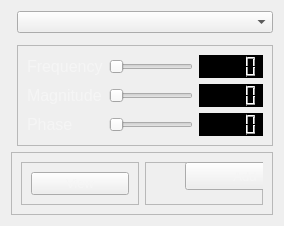
      <widget class="QWidget" name="tab">
       <attribute name="title">
        <string>Composer</string>
       </attribute>
       <layout class="QGridLayout" name="gridLayout">
        <item row="1" column="1">
         <widget class="PlotWidget" name="graph1composer" native="true">
          <property name="sizePolicy">
           <sizepolicy hsizetype="MinimumExpanding" vsizetype="Preferred">
            <horstretch>0</horstretch>
            <verstretch>0</verstretch>
           </sizepolicy>
          </property>
         </widget>
        </item>
        <item row="2" column="1">
         <widget class="QFrame" name="frame_5">
          <property name="maximumSize">
           <size>
            <width>16777215</width>
            <height>170</height>
           </size>
          </property>
          <property name="frameShape">
           <enum>QFrame::StyledPanel</enum>
          </property>
          <property name="frameShadow">
           <enum>QFrame::Raised</enum>
          </property>
          <layout class="QGridLayout" name="gridLayout_2">
           <item row="0" column="0">
            <widget class="QLabel" name="label_3">
             <property name="palette">
              <palette>
               <active>
                <colorrole role="WindowText">
                 <brush brushstyle="SolidPattern">
                  <color alpha="255">
                   <red>245</red>
                   <green>245</green>
                   <blue>245</blue>
                  </color>
                 </brush>
                </colorrole>
                <colorrole role="Text">
                 <brush brushstyle="SolidPattern">
                  <color alpha="255">
                   <red>245</red>
                   <green>245</green>
                   <blue>245</blue>
                  </color>
                 </brush>
                </colorrole>
                <colorrole role="PlaceholderText">
                 <brush brushstyle="SolidPattern">
                  <color alpha="128">
                   <red>245</red>
                   <green>245</green>
                   <blue>245</blue>
                  </color>
                 </brush>
                </colorrole>
               </active>
               <inactive>
                <colorrole role="WindowText">
                 <brush brushstyle="SolidPattern">
                  <color alpha="255">
                   <red>245</red>
                   <green>245</green>
                   <blue>245</blue>
                  </color>
                 </brush>
                </colorrole>
                <colorrole role="Text">
                 <brush brushstyle="SolidPattern">
                  <color alpha="255">
                   <red>245</red>
                   <green>245</green>
                   <blue>245</blue>
                  </color>
                 </brush>
                </colorrole>
                <colorrole role="PlaceholderText">
                 <brush brushstyle="SolidPattern">
                  <color alpha="128">
                   <red>245</red>
                   <green>245</green>
                   <blue>245</blue>
                  </color>
                 </brush>
                </colorrole>
               </inactive>
               <disabled>
                <colorrole role="WindowText">
                 <brush brushstyle="SolidPattern">
                  <color alpha="255">
                   <red>120</red>
                   <green>120</green>
                   <blue>120</blue>
                  </color>
                 </brush>
                </colorrole>
                <colorrole role="Text">
                 <brush brushstyle="SolidPattern">
                  <color alpha="255">
                   <red>120</red>
                   <green>120</green>
                   <blue>120</blue>
                  </color>
                 </brush>
                </colorrole>
                <colorrole role="PlaceholderText">
                 <brush brushstyle="SolidPattern">
                  <color alpha="128">
                   <red>0</red>
                   <green>0</green>
                   <blue>0</blue>
                  </color>
                 </brush>
                </colorrole>
               </disabled>
              </palette>
             </property>
             <property name="font">
              <font>
               <pointsize>12</pointsize>
              </font>
             </property>
             <property name="text">
              <string>Frequency</string>
             </property>
            </widget>
           </item>
           <item row="0" column="1">
            <widget class="QSlider" name="frequencySliderComposer">
             <property name="orientation">
              <enum>Qt::Horizontal</enum>
             </property>
            </widget>
           </item>
           <item row="0" column="2">
            <widget class="QLCDNumber" name="frequencyBoxComposer">
             <property name="styleSheet">
              <string notr="true">QLCDNumber{
    color: rgb(255, 255, 255);    
    background-color: rgb(0, 0, 0);
}</string>
             </property>
            </widget>
           </item>
           <item row="1" column="0">
            <widget class="QLabel" name="label_4">
             <property name="palette">
              <palette>
               <active>
                <colorrole role="WindowText">
                 <brush brushstyle="SolidPattern">
                  <color alpha="255">
                   <red>245</red>
                   <green>245</green>
                   <blue>245</blue>
                  </color>
                 </brush>
                </colorrole>
                <colorrole role="Text">
                 <brush brushstyle="SolidPattern">
                  <color alpha="255">
                   <red>245</red>
                   <green>245</green>
                   <blue>245</blue>
                  </color>
                 </brush>
                </colorrole>
                <colorrole role="PlaceholderText">
                 <brush brushstyle="SolidPattern">
                  <color alpha="128">
                   <red>245</red>
                   <green>245</green>
                   <blue>245</blue>
                  </color>
                 </brush>
                </colorrole>
               </active>
               <inactive>
                <colorrole role="WindowText">
                 <brush brushstyle="SolidPattern">
                  <color alpha="255">
                   <red>245</red>
                   <green>245</green>
                   <blue>245</blue>
                  </color>
                 </brush>
                </colorrole>
                <colorrole role="Text">
                 <brush brushstyle="SolidPattern">
                  <color alpha="255">
                   <red>245</red>
                   <green>245</green>
                   <blue>245</blue>
                  </color>
                 </brush>
                </colorrole>
                <colorrole role="PlaceholderText">
                 <brush brushstyle="SolidPattern">
                  <color alpha="128">
                   <red>245</red>
                   <green>245</green>
                   <blue>245</blue>
                  </color>
                 </brush>
                </colorrole>
               </inactive>
               <disabled>
                <colorrole role="WindowText">
                 <brush brushstyle="SolidPattern">
                  <color alpha="255">
                   <red>120</red>
                   <green>120</green>
                   <blue>120</blue>
                  </color>
                 </brush>
                </colorrole>
                <colorrole role="Text">
                 <brush brushstyle="SolidPattern">
                  <color alpha="255">
                   <red>120</red>
                   <green>120</green>
                   <blue>120</blue>
                  </color>
                 </brush>
                </colorrole>
                <colorrole role="PlaceholderText">
                 <brush brushstyle="SolidPattern">
                  <color alpha="128">
                   <red>0</red>
                   <green>0</green>
                   <blue>0</blue>
                  </color>
                 </brush>
                </colorrole>
               </disabled>
              </palette>
             </property>
             <property name="font">
              <font>
               <pointsize>12</pointsize>
              </font>
             </property>
             <property name="text">
              <string>Magnitude</string>
             </property>
            </widget>
           </item>
           <item row="1" column="1">
            <widget class="QSlider" name="magnitudeSliderComposer">
             <property name="orientation">
              <enum>Qt::Horizontal</enum>
             </property>
            </widget>
           </item>
           <item row="1" column="2">
            <widget class="QLCDNumber" name="magnitudeBoxComposer">
             <property name="styleSheet">
              <string notr="true">QLCDNumber{
    color: rgb(255, 255, 255);    
    background-color: rgb(0, 0, 0);
}</string>
             </property>
            </widget>
           </item>
           <item row="2" column="0">
            <widget class="QLabel" name="label_5">
             <property name="palette">
              <palette>
               <active>
                <colorrole role="WindowText">
                 <brush brushstyle="SolidPattern">
                  <color alpha="255">
                   <red>245</red>
                   <green>245</green>
                   <blue>245</blue>
                  </color>
                 </brush>
                </colorrole>
                <colorrole role="Text">
                 <brush brushstyle="SolidPattern">
                  <color alpha="255">
                   <red>245</red>
                   <green>245</green>
                   <blue>245</blue>
                  </color>
                 </brush>
                </colorrole>
                <colorrole role="PlaceholderText">
                 <brush brushstyle="SolidPattern">
                  <color alpha="128">
                   <red>245</red>
                   <green>245</green>
                   <blue>245</blue>
                  </color>
                 </brush>
                </colorrole>
               </active>
               <inactive>
                <colorrole role="WindowText">
                 <brush brushstyle="SolidPattern">
                  <color alpha="255">
                   <red>245</red>
                   <green>245</green>
                   <blue>245</blue>
                  </color>
                 </brush>
                </colorrole>
                <colorrole role="Text">
                 <brush brushstyle="SolidPattern">
                  <color alpha="255">
                   <red>245</red>
                   <green>245</green>
                   <blue>245</blue>
                  </color>
                 </brush>
                </colorrole>
                <colorrole role="PlaceholderText">
                 <brush brushstyle="SolidPattern">
                  <color alpha="128">
                   <red>245</red>
                   <green>245</green>
                   <blue>245</blue>
                  </color>
                 </brush>
                </colorrole>
               </inactive>
               <disabled>
                <colorrole role="WindowText">
                 <brush brushstyle="SolidPattern">
                  <color alpha="255">
                   <red>120</red>
                   <green>120</green>
                   <blue>120</blue>
                  </color>
                 </brush>
                </colorrole>
                <colorrole role="Text">
                 <brush brushstyle="SolidPattern">
                  <color alpha="255">
                   <red>120</red>
                   <green>120</green>
                   <blue>120</blue>
                  </color>
                 </brush>
                </colorrole>
                <colorrole role="PlaceholderText">
                 <brush brushstyle="SolidPattern">
                  <color alpha="128">
                   <red>0</red>
                   <green>0</green>
                   <blue>0</blue>
                  </color>
                 </brush>
                </colorrole>
               </disabled>
              </palette>
             </property>
             <property name="font">
              <font>
               <pointsize>12</pointsize>
              </font>
             </property>
             <property name="text">
              <string>Phase</string>
             </property>
            </widget>
           </item>
           <item row="2" column="1">
            <widget class="QSlider" name="phaseSliderComposer">
             <property name="orientation">
              <enum>Qt::Horizontal</enum>
             </property>
            </widget>
           </item>
           <item row="2" column="2">
            <widget class="QLCDNumber" name="phaseBoxComposer">
             <property name="styleSheet">
              <string notr="true">QLCDNumber{
    color: rgb(255, 255, 255);    
    background-color: rgb(0, 0, 0);
}</string>
             </property>
            </widget>
           </item>
          </layout>
         </widget>
        </item>
        <item row="1" column="0" rowspan="2">
         <widget class="PlotWidget" name="graph2Composer" native="true">
          <property name="sizePolicy">
           <sizepolicy hsizetype="MinimumExpanding" vsizetype="Preferred">
            <horstretch>0</horstretch>
            <verstretch>0</verstretch>
           </sizepolicy>
          </property>
         </widget>
        </item>
        <item row="0" column="1">
         <widget class="QComboBox" name="signalsBoxComposer">
          <property name="maximumSize">
           <size>
            <width>300</width>
            <height>16777215</height>
           </size>
          </property>
         </widget>
        </item>
        <item row="3" column="0" colspan="2">
         <widget class="QFrame" name="frame_4">
          <property name="maximumSize">
           <size>
            <width>16777215</width>
            <height>70</height>
           </size>
          </property>
          <property name="frameShape">
           <enum>QFrame::StyledPanel</enum>
          </property>
          <property name="frameShadow">
           <enum>QFrame::Raised</enum>
          </property>
          <layout class="QGridLayout" name="gridLayout_3">
           <item row="1" column="1">
            <widget class="QFrame" name="frame_6">
             <property name="maximumSize">
              <size>
               <width>550</width>
               <height>16777215</height>
              </size>
             </property>
             <property name="layoutDirection">
              <enum>Qt::LeftToRight</enum>
             </property>
             <property name="frameShape">
              <enum>QFrame::StyledPanel</enum>
             </property>
             <property name="frameShadow">
              <enum>QFrame::Raised</enum>
             </property>
             <widget class="QPushButton" name="deleteButtonComposer">
              <property name="geometry">
               <rect>
                <x>310</x>
                <y>0</y>
                <width>120</width>
                <height>28</height>
               </rect>
              </property>
              <property name="maximumSize">
               <size>
                <width>120</width>
                <height>16777215</height>
               </size>
              </property>
              <property name="palette">
               <palette>
                <active>
                 <colorrole role="ButtonText">
                  <brush brushstyle="SolidPattern">
                   <color alpha="255">
                    <red>245</red>
                    <green>245</green>
                    <blue>245</blue>
                   </color>
                  </brush>
                 </colorrole>
                </active>
                <inactive>
                 <colorrole role="ButtonText">
                  <brush brushstyle="SolidPattern">
                   <color alpha="255">
                    <red>245</red>
                    <green>245</green>
                    <blue>245</blue>
                   </color>
                  </brush>
                 </colorrole>
                </inactive>
                <disabled>
                 <colorrole role="ButtonText">
                  <brush brushstyle="SolidPattern">
                   <color alpha="255">
                    <red>120</red>
                    <green>120</green>
                    <blue>120</blue>
                   </color>
                  </brush>
                 </colorrole>
                </disabled>
               </palette>
              </property>
              <property name="font">
               <font>
                <pointsize>10</pointsize>
               </font>
              </property>
              <property name="autoFillBackground">
               <bool>false</bool>
              </property>
              <property name="text">
               <string>Delete</string>
              </property>
             </widget>
             <widget class="QPushButton" name="addButtonComposer">
              <property name="geometry">
               <rect>
                <x>40</x>
                <y>0</y>
                <width>120</width>
                <height>28</height>
               </rect>
              </property>
              <property name="maximumSize">
               <size>
                <width>120</width>
                <height>16777215</height>
               </size>
              </property>
              <property name="palette">
               <palette>
                <active>
                 <colorrole role="ButtonText">
                  <brush brushstyle="SolidPattern">
                   <color alpha="255">
                    <red>245</red>
                    <green>245</green>
                    <blue>245</blue>
                   </color>
                  </brush>
                 </colorrole>
                </active>
                <inactive>
                 <colorrole role="ButtonText">
                  <brush brushstyle="SolidPattern">
                   <color alpha="255">
                    <red>245</red>
                    <green>245</green>
                    <blue>245</blue>
                   </color>
                  </brush>
                 </colorrole>
                </inactive>
                <disabled>
                 <colorrole role="ButtonText">
                  <brush brushstyle="SolidPattern">
                   <color alpha="255">
                    <red>120</red>
                    <green>120</green>
                    <blue>120</blue>
                   </color>
                  </brush>
                 </colorrole>
                </disabled>
               </palette>
              </property>
              <property name="font">
               <font>
                <pointsize>10</pointsize>
               </font>
              </property>
              <property name="autoFillBackground">
               <bool>false</bool>
              </property>
              <property name="text">
               <string>Add</string>
              </property>
             </widget>
            </widget>
           </item>
           <item row="1" column="0">
            <widget class="QFrame" name="frame_7">
             <property name="maximumSize">
              <size>
               <width>420</width>
               <height>16777215</height>
              </size>
             </property>
             <property name="autoFillBackground">
              <bool>false</bool>
             </property>
             <property name="frameShape">
              <enum>QFrame::StyledPanel</enum>
             </property>
             <property name="frameShadow">
              <enum>QFrame::Raised</enum>
             </property>
             <layout class="QGridLayout" name="gridLayout_9">
              <item row="0" column="0">
               <widget class="QPushButton" name="saveButtonComposer">
                <property name="maximumSize">
                 <size>
                  <width>120</width>
                  <height>16777215</height>
                 </size>
                </property>
                <property name="palette">
                 <palette>
                  <active>
                   <colorrole role="ButtonText">
                    <brush brushstyle="SolidPattern">
                     <color alpha="255">
                      <red>245</red>
                      <green>245</green>
                      <blue>245</blue>
                     </color>
                    </brush>
                   </colorrole>
                  </active>
                  <inactive>
                   <colorrole role="ButtonText">
                    <brush brushstyle="SolidPattern">
                     <color alpha="255">
                      <red>245</red>
                      <green>245</green>
                      <blue>245</blue>
                     </color>
                    </brush>
                   </colorrole>
                  </inactive>
                  <disabled>
                   <colorrole role="ButtonText">
                    <brush brushstyle="SolidPattern">
                     <color alpha="255">
                      <red>120</red>
                      <green>120</green>
                      <blue>120</blue>
                     </color>
                    </brush>
                   </colorrole>
                  </disabled>
                 </palette>
                </property>
                <property name="font">
                 <font>
                  <pointsize>10</pointsize>
                 </font>
                </property>
                <property name="autoFillBackground">
                 <bool>false</bool>
                </property>
                <property name="styleSheet">
                 <string notr="true">box-shadow: 10px 10px 10px 10px rgba(182,191,193,0.5);</string>
                </property>
                <property name="text">
                 <string>View</string>
                </property>
               </widget>
              </item>
             </layout>
            </widget>
           </item>
          </layout>
         </widget>
        </item>
       </layout>
      </widget>
